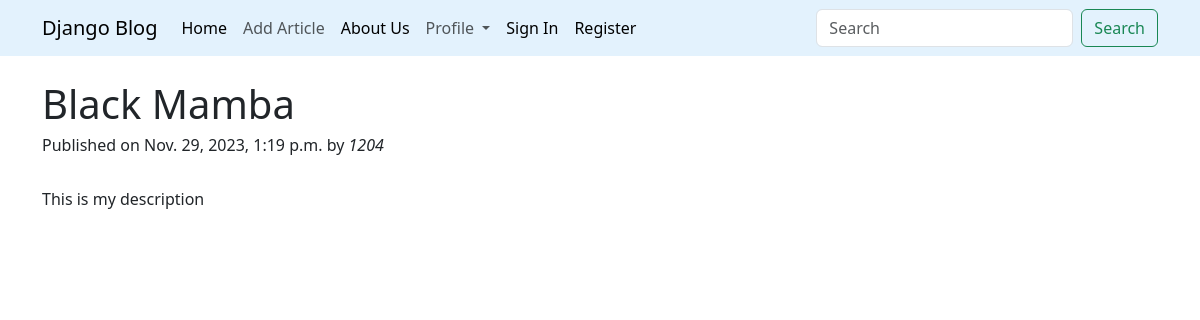
Page /articles/articles/black-mamba/ on the committed database.
### articles/models.py (models this page shows, shortened)
class Article(models.Model):
    title = models.CharField(max_length=200)
    description = models.TextField()
    slug = models.SlugField(max_length=100, unique=True)
    published = models.DateTimeField(auto_now_add=True)
    author = models.ForeignKey(User, on_delete=models.CASCADE)

### articles/views.py (the view)
# urls.py: path('articles/<slug:slug>/', article_details, name='article_details'),
def article_details(request, slug):
    article = get_object_or_404(Article, slug=slug)
    return render(request, 'article_details.html', {'article': article})

### articles/templates/article_details.html (shortened to what this page needs)
{% extends 'base.html' %}
{% block body %}
<div class="container mt-4" >
    <h1> {{article.title}} </h1>
    <h6> Published on {{article.published}} by <i> {{article.author}}</i></h6>
    <br>
    <p>{{article.description}}</p>
</div>
{% endblock %}

### rows in the picture
Article: title "Black Mamba", published "Nov. 29, 2023, 1:19 p.m.", author "1204", description "This is my description"
